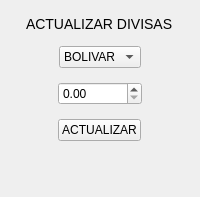
         <widget class="QWidget" name="vista_divisas">
          <property name="styleSheet">
           <string notr="true"/>
          </property>
          <layout class="QVBoxLayout" name="verticalLayout_2">
           <property name="spacing">
            <number>0</number>
           </property>
           <property name="leftMargin">
            <number>0</number>
           </property>
           <property name="topMargin">
            <number>0</number>
           </property>
           <property name="rightMargin">
            <number>0</number>
           </property>
           <property name="bottomMargin">
            <number>0</number>
           </property>
           <item>
            <layout class="QGridLayout" name="gridLayout_7">
             <property name="topMargin">
              <number>16</number>
             </property>
             <property name="bottomMargin">
              <number>16</number>
             </property>
             <property name="verticalSpacing">
              <number>14</number>
             </property>
             <item row="1" column="0" alignment="Qt::AlignmentFlag::AlignHCenter">
              <widget class="QComboBox" name="combo_divisa_adivisa">
               <property name="cursor">
                <cursorShape>PointingHandCursor</cursorShape>
               </property>
               <property name="styleSheet">
                <string notr="true">min-width: 8em;</string>
               </property>
               <item>
                <property name="text">
                 <string>BOLIVAR</string>
                </property>
               </item>
               <item>
                <property name="text">
                 <string>COP</string>
                </property>
               </item>
              </widget>
             </item>
             <item row="0" column="0" alignment="Qt::AlignmentFlag::AlignHCenter">
              <widget class="QLabel" name="label_2">
               <property name="styleSheet">
                <string notr="true">font-size: 14px;</string>
               </property>
               <property name="text">
                <string>ACTUALIZAR DIVISAS</string>
               </property>
              </widget>
             </item>
             <item row="3" column="0" alignment="Qt::AlignmentFlag::AlignHCenter">
              <widget class="QPushButton" name="boton_actualizar_adivisa">
               <property name="cursor">
                <cursorShape>PointingHandCursor</cursorShape>
               </property>
               <property name="text">
                <string>ACTUALIZAR</string>
               </property>
              </widget>
             </item>
             <item row="2" column="0" alignment="Qt::AlignmentFlag::AlignHCenter">
              <widget class="QDoubleSpinBox" name="double_valor_adivisa">
               <property name="cursor">
                <cursorShape>PointingHandCursor</cursorShape>
               </property>
               <property name="maximum">
                <double>9999999999.000000000000000</double>
               </property>
              </widget>
             </item>
             <item row="4" column="0">
              <spacer name="verticalSpacer_4">
               <property name="orientation">
                <enum>Qt::Orientation::Vertical</enum>
               </property>
               <property name="sizeHint" stdset="0">
                <size>
                 <width>20</width>
                 <height>40</height>
                </size>
               </property>
              </spacer>
             </item>
            </layout>
           </item>
          </layout>
         </widget>
